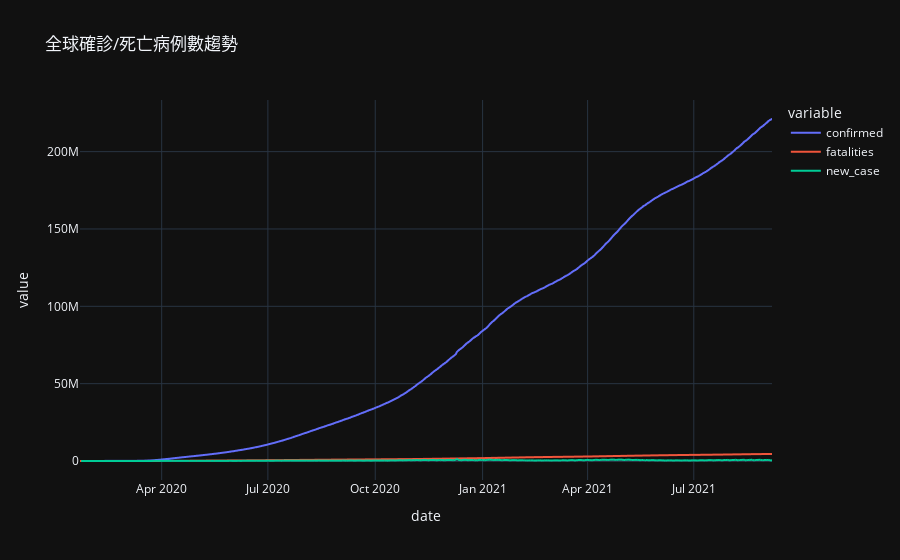

Notebook source saved alongside this figure:
### Code cell
fig = px.line(ww_melt_df, x="date", y="value", color='variable', 
              title="全球確診/死亡病例數趨勢")
fig.show()

### Figure 1 — Plotly figure (JSON) as saved in the notebook; plotly's stock layout.template omitted (floating-point values rounded to 4 significant figures; data arrays with more than 128 entries replaced by an {"elided": "..."} marker saying what was removed)
{"data": [{"hovertemplate": "variable=confirmed<br>date=%{x}<br>value=%{y}<extra></extra>", "legendgroup": "confirmed", "line": {"color": "#636efa", "dash": "solid"}, "mode": "lines", "name": "confirmed", "showlegend": true, "type": "scattergl", "x": {"elided": "594 str values"}, "xaxis": "x", "y": {"elided": "594 int values"}, "yaxis": "y"}, {"hovertemplate": "variable=fatalities<br>date=%{x}<br>value=%{y}<extra></extra>", "legendgroup": "fatalities", "line": {"color": "#EF553B", "dash": "solid"}, "mode": "lines", "name": "fatalities", "showlegend": true, "type": "scattergl", "x": {"elided": "594 str values"}, "xaxis": "x", "y": {"elided": "594 int values"}, "yaxis": "y"}, {"hovertemplate": "variable=new_case<br>date=%{x}<br>value=%{y}<extra></extra>", "legendgroup": "new_case", "line": {"color": "#00cc96", "dash": "solid"}, "mode": "lines", "name": "new_case", "showlegend": true, "type": "scattergl", "x": {"elided": "594 str values"}, "xaxis": "x", "y": {"elided": "594 int values"}, "yaxis": "y"}], "layout": {"legend": {"title": {"text": "variable"}, "tracegroupgap": 0}, "title": {"text": "全球確診/死亡病例數趨勢"}, "xaxis": {"anchor": "y", "domain": [0, 1], "title": {"text": "date"}}, "yaxis": {"anchor": "x", "domain": [0, 1], "title": {"text": "value"}}}}
